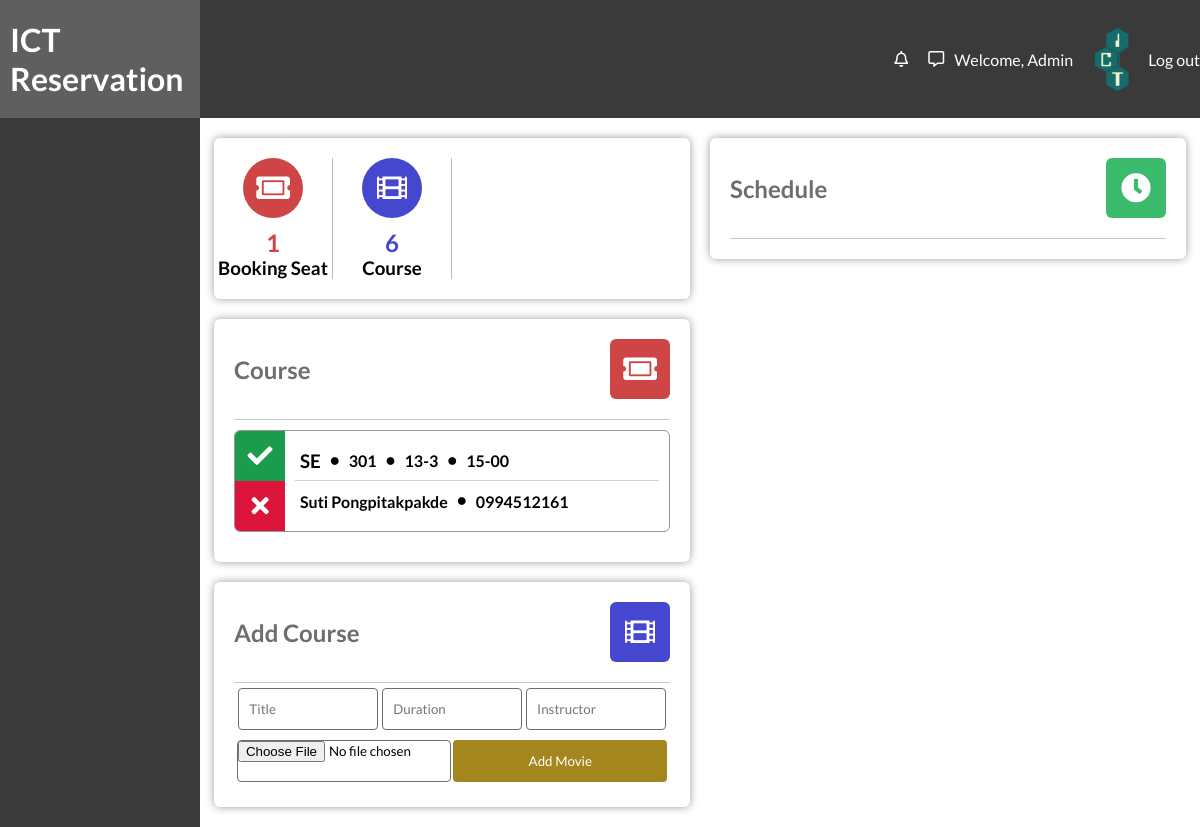
/admin/admin.php, run on the app's committed database.
### tables this page shows
CREATE TABLE IF NOT EXISTS `bookingCourse` (
  `bookingID` int(11) NOT NULL,
  `courseName` varchar(100) DEFAULT NULL,
  `bookingRoom` varchar(100) NOT NULL,
  `bookingDate` varchar(50) NOT NULL,
  `bookingTime` varchar(50) NOT NULL,
  `bookingFName` varchar(100) NOT NULL,
  `bookingLName` varchar(100) DEFAULT NULL,
  `bookingPNumber` varchar(12) NOT NULL
);

### admin/admin.php (the view, shortened to what this page needs)
<!DOCTYPE html>
<html lang="en">
<head>
    <link rel="stylesheet" href="../style/styles.css">
    <link rel="stylesheet" href="https://use.fontawesome.com/releases/v5.7.2/css/all.css"
>
</head>
<body>
    <?php
    $link = mysqli_connect("localhost", "root", "", "course_db");
    $sql = "SELECT * FROM bookingCourse";
    $bookingsNo=mysqli_num_rows(mysqli_query($link, $sql));
    $courseNo=mysqli_num_rows(mysqli_query($link, "SELECT * FROM courseTable"));
    ?>
    <div class="admin-section-header">
        <div class="admin-logo">
           <h1> ICT Reservation </h1>
        </div>
        <div class="admin-login-info">
            <i class="far fa-bell admin-notification-button"></i>
            <i class="far fa-comment-alt"></i>
            <a href="#">Welcome, Admin</a>
            <img class="admin-user-avatar" src="../img/logoict.png" alt="">
            <a href="/ICT/logout.php">Log out </a>
        </div>
    </div>
    <div class="admin-container">
        <div class="admin-section admin-section1 ">
        </div>
        <div class="admin-section admin-section2">
            <div class="admin-section-column">
                <div class="admin-section-panel admin-section-stats">
                    <div class="admin-section-stats-panel">
                        <i class="fas fa-ticket-alt" style="background-color: #cf4545"></i>
                        <h2 style="color: #cf4545"><?php echo $bookingsNo ?></h2>
                        <h3>Booking Seat</h3>
                    </div>
                    <div class="admin-section-stats-panel">
                        <i class="fas fa-film" style="background-color: #4547cf"></i>
                        <h2 style="color: #4547cf"><?php echo $courseNo ?></h2>
                        <h3>Course</h3>
                    </div>
                </div>
                <div class="admin-section-panel admin-section-panel1">
                    <div class="admin-panel-section-header">
                        <h2>Course</h2>
                        <i class="fas fa-ticket-alt" style="background-color: #cf4545"></i>
                    </div>
                    <div class="admin-panel-section-content">
                        <?php
                        if($result = mysqli_query($link, $sql)){
                            if(mysqli_num_rows($result) > 0){
                                while($row = mysqli_fetch_array($result)){
                                    echo "<div class=\"admin-panel-section-booking-item\">\n";
                                    echo "                            <div class=\"admin-panel-section-booking-response\">\n";
                                    echo "                                <i class=\"fas fa-check accept-booking\" title=\"Verify booking\"></i>\n";
                                    echo "                                <a href='deleteBooking.php?id=".$row['bookingID']."'><i class=\"fas fa-times decline-booking\" title=\"Reject booking\"></i></a>\n";
                                    echo "                            </div>\n";
                                    echo "                            <div class=\"admin-panel-section-booking-info\">\n";
                                    echo "                                <div>\n";
                                    echo "                                    <h3>". $row['courseName'] ."</h3>\n";
                                    echo "                                    <i class=\"fas fa-circle \"></i>\n";
                                    echo "                                    <h4>". $row['bookingRoom'] ."</h4>\n";
                                    echo "                                    <i class=\"fas fa-circle \"></i>\n";
                                    echo "                                    <h4>". $row['bookingDate'] ."</h4>\n";
                                    echo "                                    <i class=\"fas fa-circle \"></i>\n";
                                    echo "                                    <h4>". $row['bookingTime'] ."</h4>\n";
                                    echo "                                </div>\n";
                                    echo "                                <div>\n";
                                    echo "                                    <h4>". $row['bookingFName'] ." ". $row['bookingLName'] ."</h4>\n";
                                    echo "                                    <i class=\"fas fa-circle\"></i>\n";
                                    echo "                                    <h4>". $row['bookingPNumber'] ."</h4>\n";
                                    echo "                                </div>\n";
                                    echo "                            </div>\n";
                                    echo "                        </div>";
                                }
                            } else{
                                echo '<h4 class="no-annot">No Bookings right now</h4>';
                            }
                        } else{
                            echo "ERROR: Could not able to execute $sql. " . mysqli_error($link);
                        }
                        ?>
                    </div>
                </div>
                <div class="admin-section-panel admin-section-panel2">
                    <div class="admin-panel-section-header">
                        <h2>Add Course</h2>
                        <i class="fas fa-film" style="background-color: #4547cf"></i>
                    </div>
                    <form action="" method="POST">
                        <input placeholder="Title" type="text" name="courseTitle" required>
                        <input placeholder="Duration" type="number" name="courseDuration" required>
                        <input placeholder="Instructor" type="text" name="courseInstructor" required>
                        <input type="file" name="courseImg" accept="image/*">
                        <button type="submit" value="submit" name="submit" class="form-btn">Add Movie</button>
                    </form>
                </div>
            </div>
            <div class="admin-section-column">
                <div class="admin-section-panel admin-section-panel4">
                    <div class="admin-panel-section-header">
                        <h2>Schedule</h2>
                        <i class="fas fa-clock" style="background-color: #3cbb6c"></i>
                    </div>
                </div>
            </div>
        </div>
    </div>
</body>
</html>

### style/styles.css (style rules this page uses)
* { margin: 0; padding: 0; box-sizing: border-box; font-family: 'Lato', sans-serif; text-decoration: none; color: unset; }
.admin-section-header { color: #FFF; width: 100%; background-color: #3a3a3a; display: grid; grid-template-columns: 1fr 5fr; }
.admin-user-avatar { width: 65px; }
.admin-login-info { display: flex; align-items: center; justify-content: flex-end; }
.admin-login-info i { margin: 0 10px; cursor: pointer; }
.admin-login-info img { margin-left: 10px; }
.admin-logo { padding: 20px 10px; background-color: #5f5f5f; }
.admin-container { display: grid; grid-template-columns: 1fr 5fr; }
.admin-section1 { background-color: #3a3a3a; height: 100%; }
.admin-section2 { display: flex; flex-wrap: wrap; padding: 0 4px; }
.admin-section-column { flex: 50%; max-width: 50%; padding: 0 10px; }
.admin-section-panel { width: 100%; vertical-align: middle; background-color: #FFF; -webkit-border-radius: 6px; -moz-border-radius: 6px; border-radius: 6px; -webkit-box-shadow: 0px 0px 9px 0px rgba(0, 0, 0, 0.40); -moz-box-shadow: 0px 0px 9px 0px rgba(0, 0, 0, 0.40); box-shadow: 0px 0px 9px 0px rgba(0, 0, 0, 0.40); padding: 20px; margin: 20px 0; }
.admin-panel-section-header { display: flex; align-items: center; justify-content: flex-start; padding-bottom: 20px; border-bottom: #c7c7c7 1px solid; }
.admin-panel-section-header>h2 { color: #6e6e6e; }
.admin-panel-section-header>i { text-align: center; font-size: 30px; color: white; height: 60px; width: 60px; border-radius: 10%; line-height: 60px; transition: all 0.5s ease; margin-left: auto; cursor: pointer; }
.admin-section-stats { display: flex; padding: 20px 0; }
.admin-section-stats-panel { flex: 25%; max-width: 25%; text-align: center; border-right: #bdbdbd 1px solid; }
.admin-section-stats-panel>i { font-size: 30px; color: white; height: 60px; width: 60px; border-radius: 50%; line-height: 60px; transition: all 0.5s ease; margin-bottom: 10px; }
.admin-panel-section-booking-item { background-color: none; -webkit-border-radius: 6px; -moz-border-radius: 6px; border-radius: 6px; border: #969696 1px solid; margin: 10px 0; overflow: hidden; display: flex; transition: all 0.6s ease; }
.admin-panel-section-booking-response i { font-size: 25px; height: 50px; width: 50px; color: #FFF; line-height: 50px; text-align: center; display: block; cursor: pointer; }
.admin-panel-section-booking-response .accept-booking { background-color: #1b9b4c; }
.admin-panel-section-booking-response .decline-booking { background-color: #dc143c; }
.admin-panel-section-booking-info { margin: 10px 10px; display: flex; flex: 100%; flex-direction: column; justify-content: center; }
.admin-panel-section-booking-info div:first-child { border-bottom: #d3d3d3 1px solid; }
.admin-panel-section-booking-info>div { height: 100%; display: flex; }
.admin-panel-section-booking-info>div>* { display: inline-block; margin: auto 5px; }
.admin-panel-section-booking-info>div .fa-circle { font-size: 8px; }
.admin-section-panel2 form { display: flex; justify-content: space-evenly; flex-wrap: wrap; align-items: center; }
.admin-section-panel2 form input { border-radius: 4px; border: 1px solid #6e6e6e; padding: 10px; width: 32%; height: 42px; margin: 5px 0; }
.admin-section-panel2 form input[type="file"] { width: 49%; padding: 0; }
.admin-section-panel2 form button { border-radius: 4px; border: none; padding: 10px; width: 49%; text-align: center; background-color: #a3861e; color: #FFF; transition: all 0.7s ease; cursor: pointer; height: 42px; }

### data on the page
bookingcourse: courseName "SE", bookingRoom "301", bookingDate "13-3", bookingTime "15-00", bookingFName "Suti", bookingLName "Pongpitakpakde", bookingPNumber "0994512161"

### other printed values
$bookingsNo "1"
$courseNo "6"
